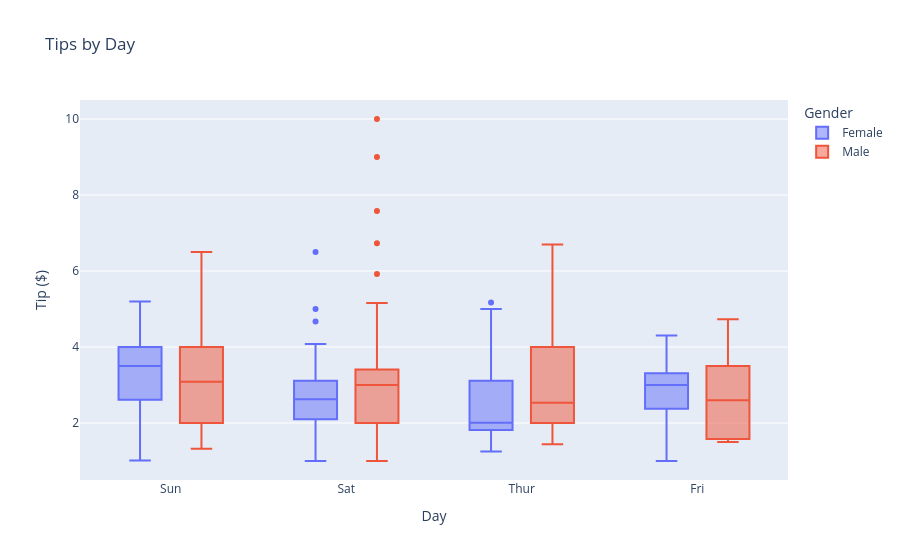

The notebook cell this image was saved under:
### Code cell
# 6. Інтерактивний box plot: чайові за днями та статтю
# Створіть інтерактивний box plot для чайових за днями тижня з розбивкою за кольором по статі.
fig = px.box(df, x="day", y="tip", color="sex",
             title="Tips by Day",
             labels={"tip": "Tip ($)", "day": "Day", "sex": "Gender"}
             )
fig.show()

### Figure 1 — Plotly figure (JSON) as saved in the notebook; plotly's stock layout.template omitted (floating-point values rounded to 4 significant figures; data arrays with more than 128 entries replaced by an {"elided": "..."} marker saying what was removed)
{"data": [{"alignmentgroup": "True", "hovertemplate": "Gender=Female<br>Day=%{x}<br>Tip ($)=%{y}<extra></extra>", "legendgroup": "Female", "marker": {"color": "#636efa"}, "name": "Female", "notched": false, "offsetgroup": "Female", "orientation": "v", "showlegend": true, "type": "box", "x": ["Sun", "Sun", "Sun", "Sun", "Sun", "Sun", "Sat", "Sat", "Sat", "Sat", "Sat", "Sat", "Sun", "Sun", "Sat", "Sat", "Sat", "Sat", "Sat", "Sat", "Sat", "Thur", "Thur", "Fri", "Fri", "Fri", "Fri", "Fri", "Sat", "Sat", "Sat", "Sat", "Sat", "Sun", "Sun", "Thur", "Thur", "Thur", "Thur", "Thur", "Thur", "Thur", "Thur", "Thur", "Thur", "Thur", "Thur", "Thur", "Thur", "Thur", "Thur", "Thur", "Thur", "Thur", "Thur", "Thur", "Thur", "Sun", "Sun", "Sun", "Sun", "Sun", "Sat", "Sat", "Sun", "Sun", "Sun", "Thur", "Thur", "Thur", "Thur", "Thur", "Thur", "Thur", "Sat", "Sat", "Sat", "Sat", "Sat", "Fri", "Fri", "Fri", "Fri", "Sat", "Sat", "Sat", "Thur"], "x0": " ", "xaxis": "x", "y": [1.01, 3.61, 5.0, 3.02, 1.67, 3.5, 2.75, 2.23, 3.0, 3.0, 2.45, 3.07, 2.6, 5.2, 1.5, 2.47, 1.0, 3.0, 3.14, 5.0, 2.2, 1.83, 5.17, 1.0, 4.3, 3.25, 2.5, 3.0, 2.5, 3.48, 4.08, 4.0, 1.0, 4.0, 3.5, 1.5, 1.8, 2.92, 1.68, 2.52, 4.2, 2.0, 2.0, 2.83, 1.5, 2.0, 3.25, 1.25, 2.0, 2.0, 2.75, 3.5, 5.0, 2.3, 1.5, 1.36, 1.63, 5.14, 3.75, 2.61, 2.0, 3.0, 1.61, 2.0, 4.0, 3.5, 3.5, 4.19, 5.0, 2.0, 2.01, 2.0, 2.5, 3.23, 2.23, 2.5, 6.5, 1.1, 3.09, 3.48, 3.0, 2.5, 2.0, 2.88, 4.67, 2.0, 3.0], "y0": " ", "yaxis": "y"}, {"alignmentgroup": "True", "hovertemplate": "Gender=Male<br>Day=%{x}<br>Tip ($)=%{y}<extra></extra>", "legendgroup": "Male", "marker": {"color": "#EF553B"}, "name": "Male", "notched": false, "offsetgroup": "Male", "orientation": "v", "showlegend": true, "type": "box", "x": {"elided": "157 str values"}, "x0": " ", "xaxis": "x", "y": {"elided": "157 float values"}, "y0": " ", "yaxis": "y"}], "layout": {"boxmode": "group", "legend": {"title": {"text": "Gender"}, "tracegroupgap": 0}, "title": {"text": "Tips by Day"}, "xaxis": {"anchor": "y", "domain": [0, 1], "title": {"text": "Day"}}, "yaxis": {"anchor": "x", "domain": [0, 1], "title": {"text": "Tip ($)"}}}}
